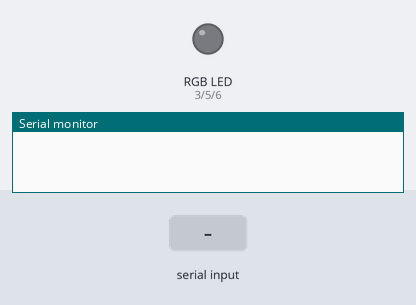
The sketch below on a simulated Arduino Uno, built with avr-gcc and run on an emulated ATmega328P. Parts: an RGB LED mixed from three pins (HIGH = lit), the last lines printed to the serial monitor. The test bench sets the inputs (shaded band). Dim RGB values are drawn brighter than linear.

Above: at 1.2 s.
1.3 s: "90,45,200\n" received over Serial
At 2.1 s:
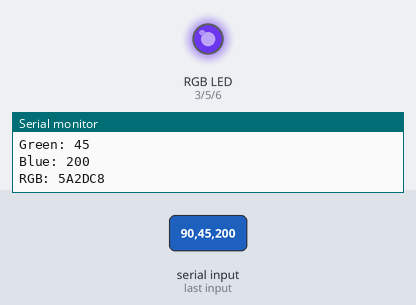
2.8 s: "30,150,10\n" received over Serial
At 3.2 s:
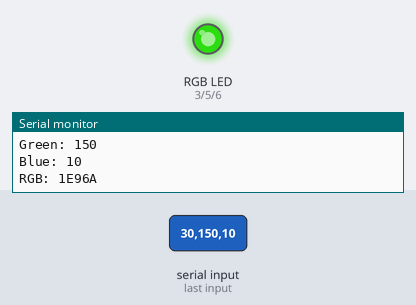
4.3 s: "1,90,45\n" received over Serial
At 5.4 s:
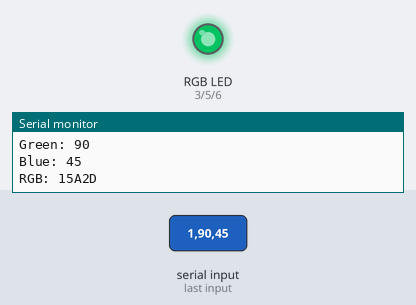
Timing chart, 0 to 7.3 s (numbered marks = the images above; inputs shaded):
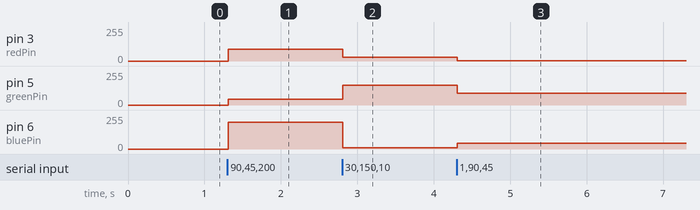

The sketch:

ReadASCIIString.ino
```cpp
// pins for the LEDs:
const int redPin = 3;
const int greenPin = 5;
const int bluePin = 6;

void setup() {
  // initialize serial:
  Serial.begin(9600);
  // make the pins outputs:
  pinMode(redPin, OUTPUT);
  pinMode(greenPin, OUTPUT);
  pinMode(bluePin, OUTPUT);

}

void loop() {
  // if there's any serial available, read it:
  while (Serial.available() > 0) {

    // look for the next valid integer in the incoming serial stream:
    int red = Serial.parseInt();
    Serial.print("Red: ");
    Serial.println(red);
    // do it again:
    int green = Serial.parseInt();
    Serial.print("Green: ");
    Serial.println(green);
    // do it again:
    int blue = Serial.parseInt();
    Serial.print("Blue: ");
    Serial.println(blue);

    // look for the newline. That's the end of your sentence:
    if (Serial.read() == '\n') {
      // constrain the values to 0 - 255 and invert
      // if you're using a common-cathode LED, just use "constrain(color, 0, 255);"
      red = constrain(red, 0, 255);
      green = constrain(green, 0, 255);
      blue = constrain(blue, 0, 255);

      // fade the red, green, and blue legs of the LED:
      analogWrite(redPin, red);
      analogWrite(greenPin, green);
      analogWrite(bluePin, blue);

      // print the three numbers in one string as hexadecimal:
      Serial.print("RGB: ");
      Serial.print(red, HEX);
      Serial.print(green, HEX);
      Serial.println(blue, HEX);
    }
  }
}
```

Measured:
- after the input at 1.3 s, pin 3 (redPin): 0/255 → 90/255 at once; pin 5 (greenPin): 0/255 → 45/255 at once; pin 6 (bluePin): 0/255 → 200/255 at once
- after the input at 2.8 s, pin 3 (redPin): 90/255 → 30/255 at once; pin 5 (greenPin): 45/255 → 150/255 at once; pin 6 (bluePin): 200/255 → 10/255 at once
- after the input at 4.3 s, pin 3 (redPin): 30/255 → 1/255 at once; pin 5 (greenPin): 150/255 → 90/255 at once; pin 6 (bluePin): 10/255 → 45/255 at once
